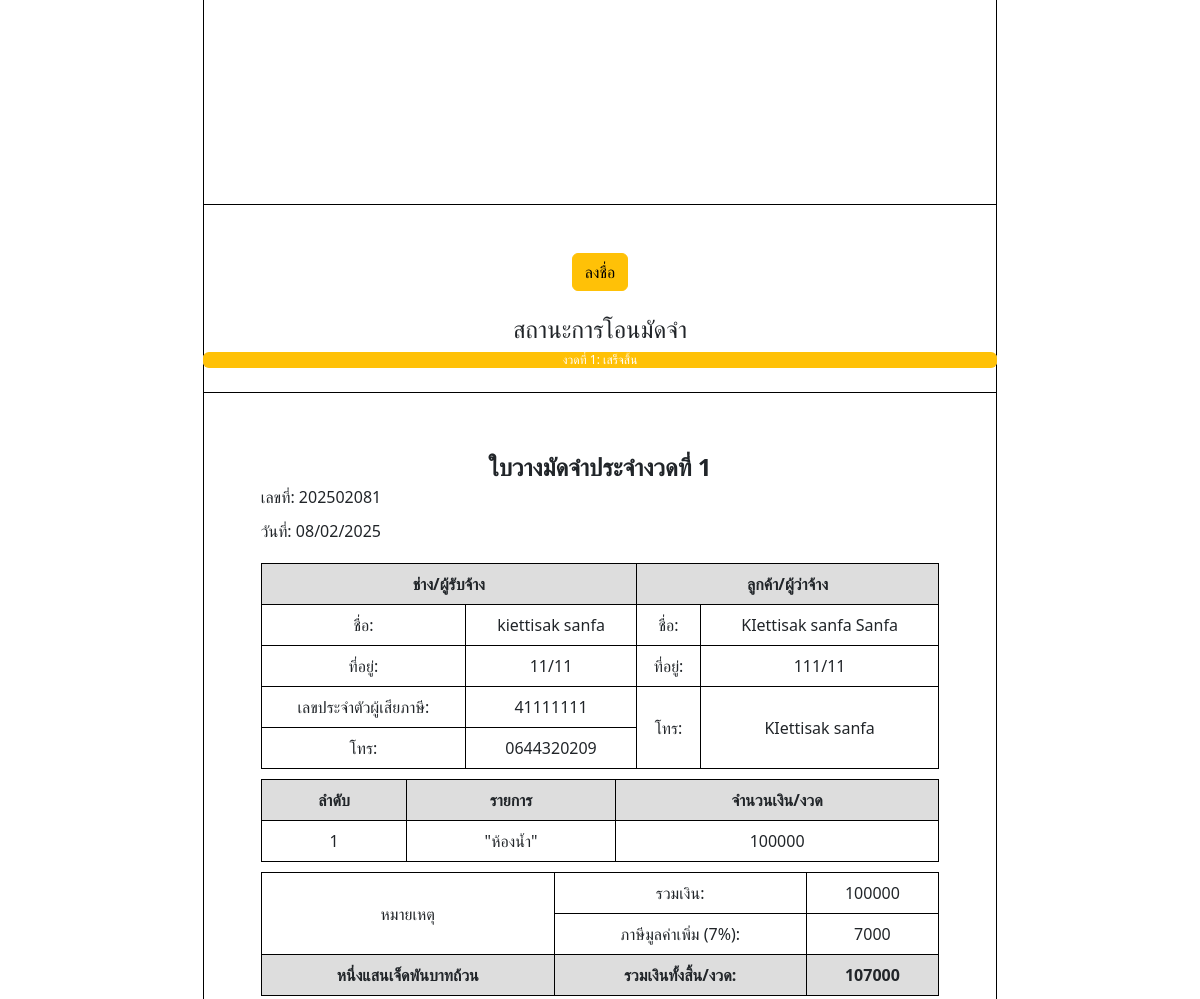
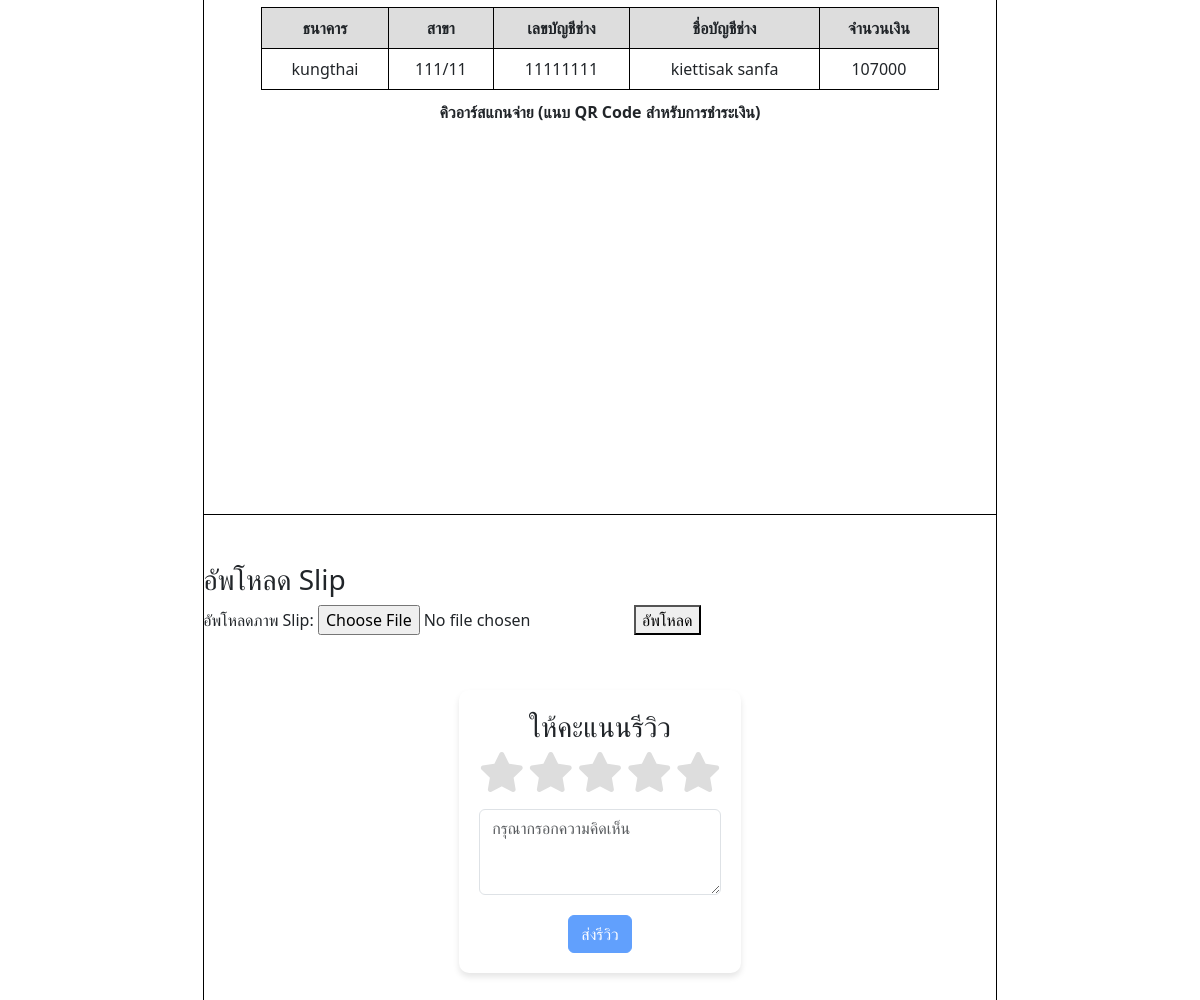
/quotation/202502081/ (lower part), run on an earlier commit of the app's database (2 pictures, top to bottom).
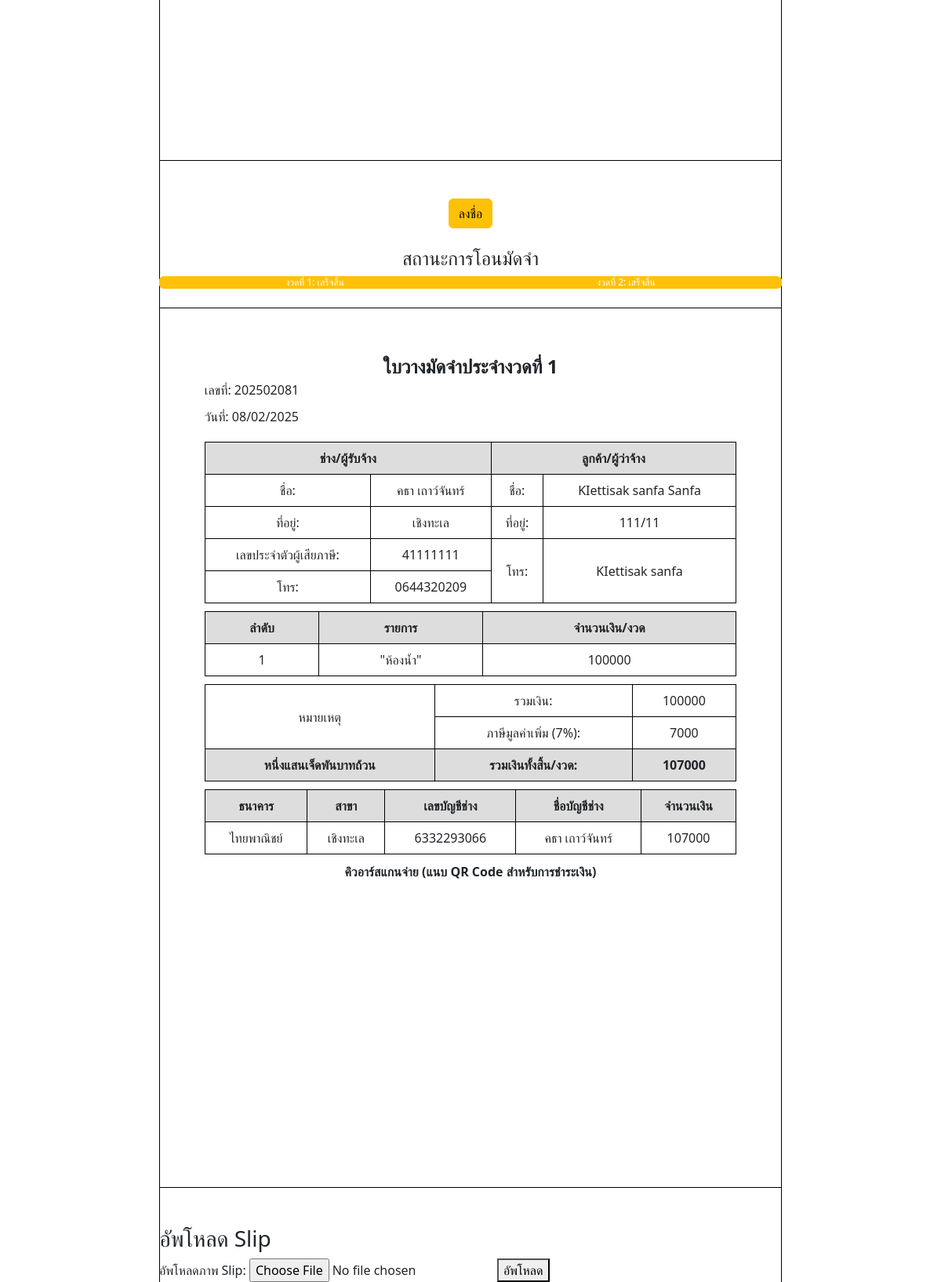
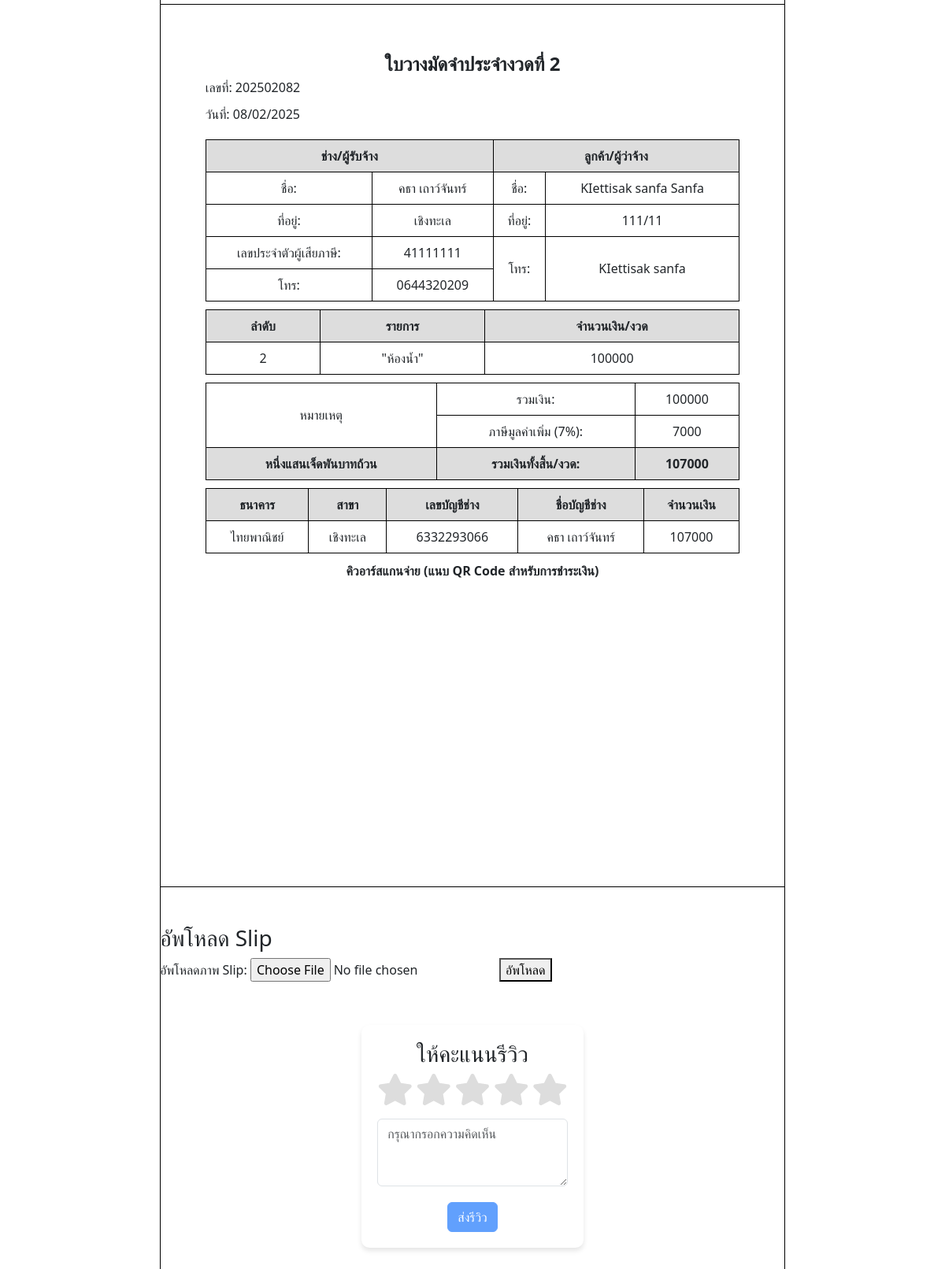
And on a later commit of the database (2 pictures, top to bottom).
### pApp/models.py (models this page shows)
class depositslip(models.Model):
    depositslip_number = models.CharField(max_length=25)
    depositslip_date = models.DateField(null=True, blank=True)
    deposit_total = models.IntegerField()
    deposit_vat = models.IntegerField()
    deposit_totalprice = models.IntegerField()
    deposit_status = models.IntegerField()
    quotation = models.ForeignKey(
        quotation,on_delete=models.CASCADE, related_name="depositslips"
    )  # เพิ่ม ForeignKey เพื่อเชื่อมโยงกับ depositslip

class user(models.Model):
    email = models.EmailField(max_length=25)
    password = models.CharField(max_length=25)
    name = models.CharField(max_length= 25)
    lastName = models.CharField(max_length= 25)
    address = models.CharField(max_length=50)
    tel = models.CharField(max_length=10)
    bank = models.CharField(max_length=25)
    bank_address = models.CharField(max_length=50)
    accountnumber = models.CharField(max_length=15)
    userid_card = models.CharField(max_length=15)

class quotation(models.Model):
    number = models.CharField(max_length=10)
    url = models.CharField(max_length=255, blank=True, null=True)
    date = models.DateField(null=True, blank=True)
    name = models.CharField(max_length=25)
    lastName = models.CharField(max_length=25)
    address = models.CharField(max_length=50)
    tel = models.CharField(max_length=10)
    totalPrice = models.IntegerField()
    quotation_status = models.CharField(max_length=10)

class deposit_orders(models.Model):
    deposit_ordername = models.CharField(max_length=25)
    deposit_price = models.IntegerField()
    depositslip = models.ForeignKey(
        depositslip,on_delete=models.CASCADE, related_name="_deposit_order"
    )  # เพิ่ม ForeignKey เพื่อเชื่อมโยงกับ depositslip

### pApp/backEnd/quotation.py (the view, shortened to what this page needs)
# urls.py: path('quotation/<str:quotation_number>/', quotation.quotation_view, name='quotation'),
def quotation_view(request, quotation_number):
    try:
        quotation_data = get_object_or_404(quotation, number=quotation_number)
        orders = order.objects.filter(quotation=quotation_data)
        depositslips = depositslip.objects.filter(quotation=quotation_data)
        deposit_data = []
        deposit_state = None  # กำหนดค่าเริ่มต้น
        for slip in depositslips:
            deposit_status = slip.deposit_status
            if deposit_status != 0 and deposit_status != -1:
                deposit_status = 0  # ถ้าไม่ใช่ 0 หรือ -1 ให้ใช้ 0
            slip_images = slips.objects.filter(deposit=slip).values_list('img', flat=True)
            slip_images = [settings.MEDIA_URL + img for img in slip_images]
            deposit_data.append({
                "depositslip": slip,
                "deposit_orders": deposit_orders.objects.filter(depositslip=slip),
                "state": deposit_status,
                "image_urls": slip_images  # ส่งเฉพาะ img ของ slips
            })
        if depositslips.exists():
            latest_status = depositslips.latest('id').deposit_status
            deposit_state = latest_status if latest_status in [0, -1] else 0
        else:
            deposit_state = 0  # ถ้ายังไม่มี depositslip ให้ state เป็น 0
        context_user = get_object_or_404(user, id=1)
        quotation_state = quotation_data.quotation_status
        total_deposit_slips = len(depositslips)
        deposit_per_step = 100 / total_deposit_slips if total_deposit_slips > 0 else 0  # หารตามจำนวนงวด
        steps = ['ใบเสนอราคา', 'รอโอนมัดจำ', 'โอนมัดจำแล้ว', 'ดำเนินการเสร็จสิ้น']
        existing_review = review.objects.filter(name=quotation_data.name, lastname=quotation_data.lastName).first()
        reviews = review.objects.filter(name=quotation_data.name, lastname=quotation_data.lastName)
        context = {
            'task_state': deposit_state,
            'quotation': quotation_data,
            'orders': orders,
            'deposit_data': deposit_data,
            'user': context_user,
            'quotation_state': quotation_state,
            'steps': steps,
            'deposit_per_step': deposit_per_step,
            'depositslips': depositslips,
            'reviews': reviews,  # ส่งข้อมูลรีวิวไปยัง context
            'existing_review': existing_review  # ส่งข้อมูลรีวิวที่มีอยู่ไปยัง context
        }
        return render(request, 'quotation.html', context)
    except quotation.DoesNotExist:
        raise Http404("Quotation not found")

### pApp/templatetags/custom_filters.py (called while the page is built)
def bahttext(value):
    from num2words import num2words
    try:
        value = float(value)
        text = num2words(value, lang='th') + "บาทถ้วน"
        return text
    except:
        return value

### pApp/templates/quotation.html (shortened to what this page needs)
<!DOCTYPE html>
<html lang="en">
{% load static %}
<head>
    <link rel="stylesheet" href="https://stackpath.bootstrapcdn.com/bootstrap/4.5.2/css/bootstrap.min.css">
     <link href="https://stackpath.bootstrapcdn.com/bootstrap/4.5.2/css/bootstrap.min.css" rel="stylesheet">
     <link href="https://cdnjs.cloudflare.com/ajax/libs/font-awesome/5.15.4/css/all.min.css" rel="stylesheet">
</head>
<body class="container">
    <div >
                {% include 'quotation_view.html' %}
                <div class="col-2" style="text-align: center;" >
                    <a href="/signature?quotation_number={{ quotation.number }}">
                        <button class="btn btn-warning">ลงชื่อ</button>
                    </a>
                </div>
    <div class="mt-4">
        <h4 style="text-align: center;">สถานะการโอนมัดจำ</h4>
        <div class="progress mb-4" style="width: 21cm; margin: 0 auto;">
            {% for slip in depositslips %}
                <div class="progress-bar
                    {% if slip.deposit_status == 0 %}bg-warning{% elif slip.deposit_status == -1 %}bg-primary{% elif slip.deposit_status == 1 %}bg-success{% endif %}
                    " style="width: {{ deposit_per_step }}%;" role="progressbar">
                    งวดที่ {{ forloop.counter }}: {{ slip.deposit_status|yesno:"รอดำเนินการ,เสร็จสิ้น" }}
                </div>
            {% endfor %}
        </div>
    </div>
    <div>
        {% for data in deposit_data %}
            {% include 'depositslip_view.html' with depositslip=data.depositslip deposit_orders=data.deposit_orders  %}
        <h3>อัพโหลด Slip</h3>
        <form method="POST" enctype="multipart/form-data">
            <label for="slip_image">อัพโหลดภาพ Slip:</label>
            <input type="file" name="slip_image" required>
            <button type="submit">อัพโหลด</button>
        </form>
        {% endfor %}
    </div>
</body>
  <form id="review-form" method="POST" action="">
    <div class="review-container">
        <h3>ให้คะแนนรีวิว</h3>
        <div id="star-rating">
            <i class="fa fa-star stars" data-value="1"></i>
            <i class="fa fa-star stars" data-value="2"></i>
            <i class="fa fa-star stars" data-value="3"></i>
            <i class="fa fa-star stars" data-value="4"></i>
            <i class="fa fa-star stars" data-value="5"></i>
        </div>
        <textarea id="comment" name="comment" class="form-control mt-3" rows="3" placeholder="กรุณากรอกความคิดเห็น" {% if existing_review %}disabled{% endif %}></textarea>
        <button id="submit-btn" type="submit" class="btn btn-primary submit-btn" disabled {% if existing_review %}disabled{% endif %}>ส่งรีวิว</button>
    </div>
</form>
</body>
</html>

### pApp/templates/depositslip_view.html (shortened to what this page needs)
<!DOCTYPE html>
<html lang="th">
<head>
    <link rel="stylesheet" href="https://cdn.jsdelivr.net/npm/bootstrap@5.3.0/dist/css/bootstrap.min.css">
</head>
<body>
    <div class="container">
        <div class="header">ใบวางมัดจำประจำงวดที่ {{depositslip.id}}</div>
        <div class="info">
            <div>เลขที่: <span>{{ depositslip.depositslip_number }}</span></div>
            <div>วันที่: <span>{{ depositslip.depositslip_date|date:"d/m/Y" }}</span></div>
        </div>
        <table>
            <tr>
                <td colspan="2" class="highlight">ช่าง/ผู้รับจ้าง</td>
                <td colspan="2" class="highlight">ลูกค้า/ผู้ว่าจ้าง</td>
            </tr>
            <tr>
                <td>ชื่อ:</td><td>{{ user.name }}  {{ user.lastName }}</td>
                <td>ชื่อ:</td><td>{{ quotation.name }}  {{ quotation.lastName }}</td>
            </tr>
            <tr>
                <td>ที่อยู่:</td><td>{{ user.address }}</td>
                <td>ที่อยู่:</td><td>{{ quotation.address }}</td>
            </tr>
            <tr>
                <td>เลขประจำตัวผู้เสียภาษี:</td><td>{{ user.userid_card }}</td>
                <td rowspan="2">โทร:</td><td rowspan="2">{{ quotation.tel }}</td>
            </tr>
            <tr>
                <td>โทร:</td><td>{{ user.tel }}</td>
            </tr>
        </table>
        <div class="table-container">
            <table>
                <tr class="highlight">
                    <th>ลำดับ</th>
                    <th>รายการ</th>
                    <th>จำนวนเงิน/งวด</th>
                </tr>
                {% for order in deposit_orders %}
                    <tr>
                        <td>{{ order.id }}</td>
                        <td>"{{ order.deposit_ordername }}"</td>
                        <td>{{ order.deposit_price }}</td>
                    </tr>
                {% endfor %}
            </table>
        </div>
        <div class="payment-section">
            <table>
                <tr>
                    {% load custom_filters %}
                    <td rowspan="2">หมายเหตุ</td>
                    <td>รวมเงิน:</td>
                    <td>{{ depositslip.deposit_total }}</td>
                </tr>
                <tr>
                    <td>ภาษีมูลค่าเพิ่ม (7%):</td>
                    <td>{{ depositslip.deposit_vat }}</td>
                </tr>
                <tr class="highlight">
                    <td>{{ depositslip.deposit_totalprice|bahttext }}</td>
                    <td>รวมเงินทั้งสิ้น/งวด:</td>
                    <td>{{ depositslip.deposit_totalprice }}</td>
                </tr>
            </table>
        </div>
        <div class="bank-section">
            <table>
                <tr class="highlight">
                    <th>ธนาคาร</th>
                    <th>สาขา</th>
                    <th>เลขบัญชีช่าง</th>
                    <th>ชื่อบัญชีช่าง</th>
                    <th>จำนวนเงิน</th>
                </tr>
                <tr>
                    <td>{{ user.bank }}</td>
                    <td>{{ user.bank_address }}</td>
                    <td>{{ user.accountnumber }}</td>
                    <td>{{ user.name }}  {{ user.lastName }}</td>
                    <td>{{ depositslip.deposit_totalprice }}</td>
                </tr>
            </table>
        </div>
        <div class="qr-code">
            คิวอาร์สแกนจ่าย (แนบ QR Code สำหรับการชำระเงิน)
        </div>
    </div>
</body>
</html>
<body >
    <br>
    <div class="text-center">
        <br>
    </div>
</body>
</html>

What changed in the data, as far as the page shows it:
computed for depositslip id 1: {{ deposit_per_step }} 100.0 → 50.0 (drawn)
added depositslip: deposit_status "เสร็จสิ้น", id "2", depositslip_number "202502082", depositslip_date "08/02/2025", {{ user.name }} "คธา", {{ user.lastName }} "เถาว์จันทร์", {{ quotation.name }} "KIettisak sanfa", {{ quotation.lastName }} "Sanfa", {{ user.address }} "เชิงทะเล", {{ quotation.address }} "111/11", {{ user.userid_card }} "41111111", {{ quotation.tel }} "KIettisak sanfa", {{ user.tel }} "0644320209", deposit_total "100000", deposit_vat "7000", deposit_totalprice|bahttext "หนึ่งแสนเจ็ดพันบาทถ้วน", deposit_totalprice "107000", {{ user.bank }} "ไทยพาณิชย์", {{ user.bank_address }} "เชิงทะเล", {{ user.accountnumber }} "6332293066"
changed user: name "kiettisak" → "คธา"; lastName "sanfa" → "เถาว์จันทร์"; address "11/11" → "เชิงทะเล"; bank "kungthai" → "ไทยพาณิชย์"; bank_address "111/11" → "เชิงทะเล"; accountnumber "11111111" → "6332293066"
added deposit_orders: id "2", deposit_ordername "ห้องน้ำ", deposit_price "100000"
